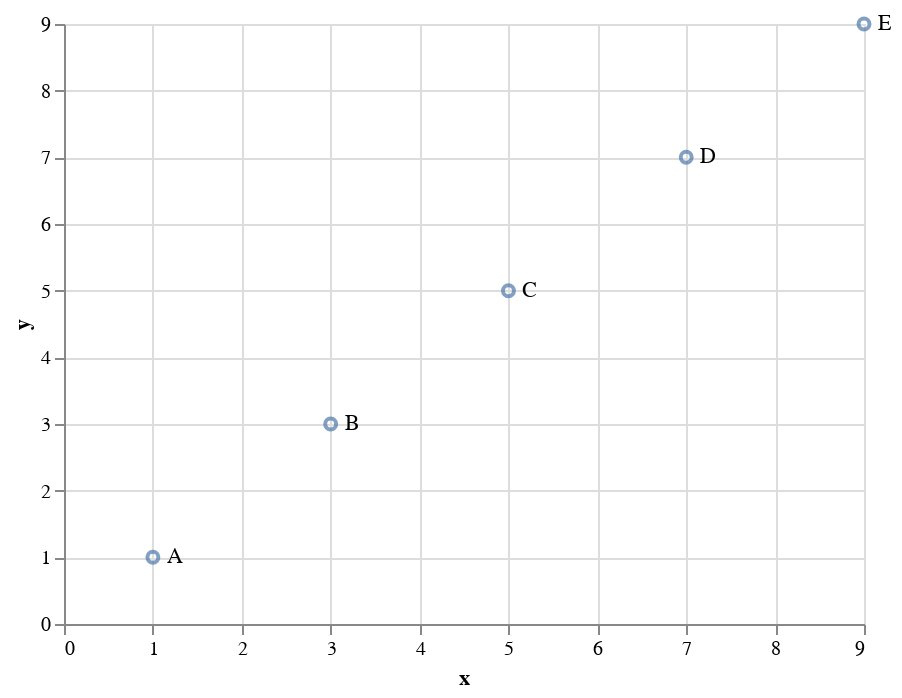

Notebook code for this chart:
### Markdown cell above
# 3- Plot the archive of articles by similarity
What if we want to browse the archive instead of only searching it. Let's plot out all the questions onto a 2D chart so you're able to visualize the posts in the archive and their similarities.

### Code cell
source = pd.DataFrame({
    'x': [1, 3, 5, 7, 9],
    'y': [1, 3, 5, 7, 9],
    'label': ['A', 'B', 'C', 'D', 'E']
})

points = alt.Chart(source).mark_point().encode(
    x='x:Q',
    y='y:Q'
)

text = points.mark_text(
    align='left',
    baseline='middle',
    dx=7
).encode(
    text='label'
)

points + text

### Figure 1 — Vega-Lite specification as saved in the notebook (floating-point values rounded to 4 significant figures)
{"config": {"view": {"continuousWidth": 400, "continuousHeight": 300}}, "layer": [{"mark": "point", "encoding": {"x": {"field": "x", "type": "quantitative"}, "y": {"field": "y", "type": "quantitative"}}}, {"mark": {"type": "text", "align": "left", "baseline": "middle", "dx": 7}, "encoding": {"text": {"field": "label", "type": "nominal"}, "x": {"field": "x", "type": "quantitative"}, "y": {"field": "y", "type": "quantitative"}}}], "data": {"name": "data-4db6ddb6c4b049d1ba9819161e3b8018"}, "$schema": "https://vega.github.io/schema/vega-lite/v4.17.0.json", "datasets": {"data-4db6ddb6c4b049d1ba9819161e3b8018": [{"x": 1, "y": 1, "label": "A"}, {"x": 3, "y": 3, "label": "B"}, {"x": 5, "y": 5, "label": "C"}, {"x": 7, "y": 7, "label": "D"}, {"x": 9, "y": 9, "label": "E"}]}}
